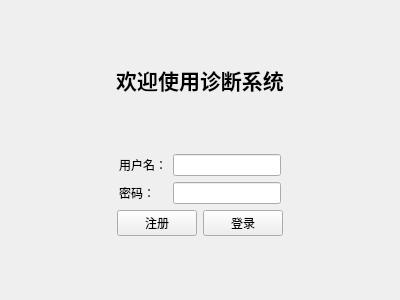
<?xml version="1.0" encoding="UTF-8"?>
<ui version="4.0">
 <class>LoginView</class>
 <widget class="QWidget" name="LoginView">
  <property name="geometry">
   <rect>
    <x>0</x>
    <y>0</y>
    <width>400</width>
    <height>300</height>
   </rect>
  </property>
  <property name="windowTitle">
   <string>Logining</string>
  </property>
  <layout class="QVBoxLayout" name="verticalLayout">
   <item>
    <spacer name="verticalSpacer">
     <property name="orientation">
      <enum>Qt::Vertical</enum>
     </property>
     <property name="sizeHint" stdset="0">
      <size>
       <width>20</width>
       <height>47</height>
      </size>
     </property>
    </spacer>
   </item>
   <item>
    <widget class="QLabel" name="label">
     <property name="text">
      <string>&lt;html&gt;&lt;head/&gt;&lt;body&gt;&lt;p&gt;&lt;span style=&quot; font-size:16pt; font-weight:600;&quot;&gt;欢迎使用诊断系统&lt;/span&gt;&lt;/p&gt;&lt;/body&gt;&lt;/html&gt;</string>
     </property>
     <property name="alignment">
      <set>Qt::AlignCenter</set>
     </property>
    </widget>
   </item>
   <item>
    <spacer name="verticalSpacer_2">
     <property name="orientation">
      <enum>Qt::Vertical</enum>
     </property>
     <property name="sizeHint" stdset="0">
      <size>
       <width>20</width>
       <height>47</height>
      </size>
     </property>
    </spacer>
   </item>
   <item>
    <layout class="QHBoxLayout" name="horizontalLayout_2">
     <item>
      <spacer name="horizontalSpacer">
       <property name="orientation">
        <enum>Qt::Horizontal</enum>
       </property>
       <property name="sizeHint" stdset="0">
        <size>
         <width>40</width>
         <height>20</height>
        </size>
       </property>
      </spacer>
     </item>
     <item>
      <layout class="QFormLayout" name="formLayout">
       <item row="0" column="0">
        <widget class="QLabel" name="label_2">
         <property name="text">
          <string>用户名：</string>
         </property>
        </widget>
       </item>
       <item row="0" column="1">
        <widget class="QLineEdit" name="inputUserName"/>
       </item>
       <item row="1" column="0">
        <widget class="QLabel" name="label_3">
         <property name="text">
          <string>密码：</string>
         </property>
        </widget>
       </item>
       <item row="1" column="1">
        <widget class="QLineEdit" name="inputUserPassword">
         <property name="echoMode">
          <enum>QLineEdit::Password</enum>
         </property>
        </widget>
       </item>
      </layout>
     </item>
     <item>
      <spacer name="horizontalSpacer_2">
       <property name="orientation">
        <enum>Qt::Horizontal</enum>
       </property>
       <property name="sizeHint" stdset="0">
        <size>
         <width>40</width>
         <height>20</height>
        </size>
       </property>
      </spacer>
     </item>
    </layout>
   </item>
   <item>
    <layout class="QHBoxLayout" name="horizontalLayout_3">
     <item>
      <spacer name="horizontalSpacer_3">
       <property name="orientation">
        <enum>Qt::Horizontal</enum>
       </property>
       <property name="sizeHint" stdset="0">
        <size>
         <width>40</width>
         <height>20</height>
        </size>
       </property>
      </spacer>
     </item>
     <item>
      <layout class="QHBoxLayout" name="horizontalLayout">
       <item>
        <widget class="QPushButton" name="btnSignUp">
         <property name="text">
          <string>注册</string>
         </property>
        </widget>
       </item>
       <item>
        <widget class="QPushButton" name="btnSignIn">
         <property name="text">
          <string>登录</string>
         </property>
        </widget>
       </item>
      </layout>
     </item>
     <item>
      <spacer name="horizontalSpacer_4">
       <property name="orientation">
        <enum>Qt::Horizontal</enum>
       </property>
       <property name="sizeHint" stdset="0">
        <size>
         <width>40</width>
         <height>20</height>
        </size>
       </property>
      </spacer>
     </item>
    </layout>
   </item>
   <item>
    <spacer name="verticalSpacer_4">
     <property name="orientation">
      <enum>Qt::Vertical</enum>
     </property>
     <property name="sizeHint" stdset="0">
      <size>
       <width>20</width>
       <height>47</height>
      </size>
     </property>
    </spacer>
   </item>
  </layout>
 </widget>
 <resources/>
 <connections/>
</ui>
